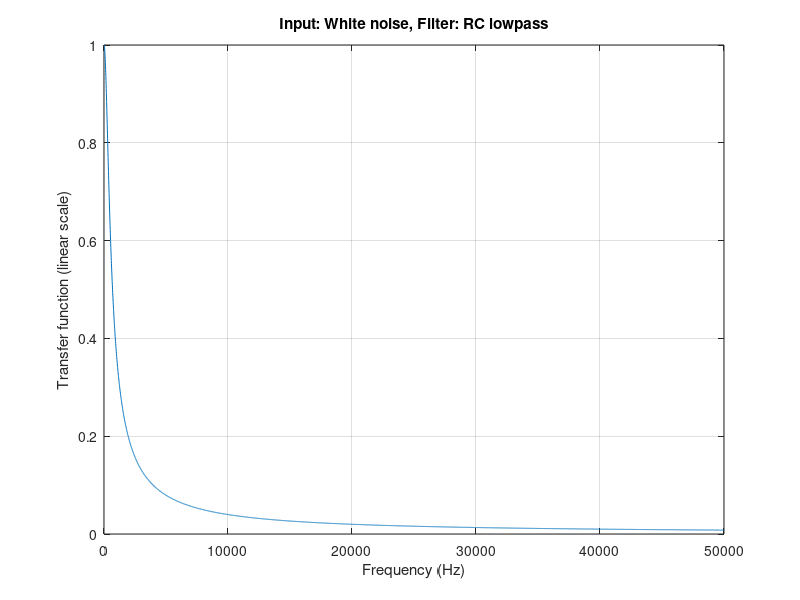
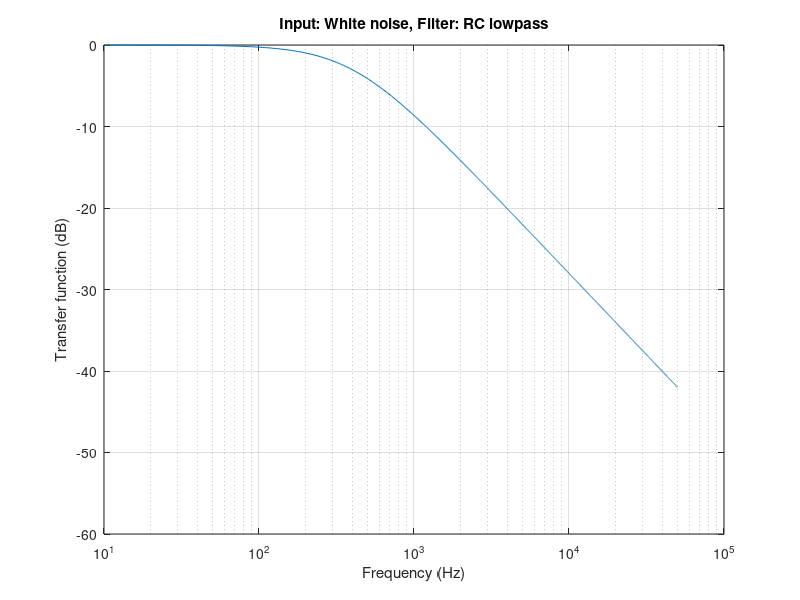
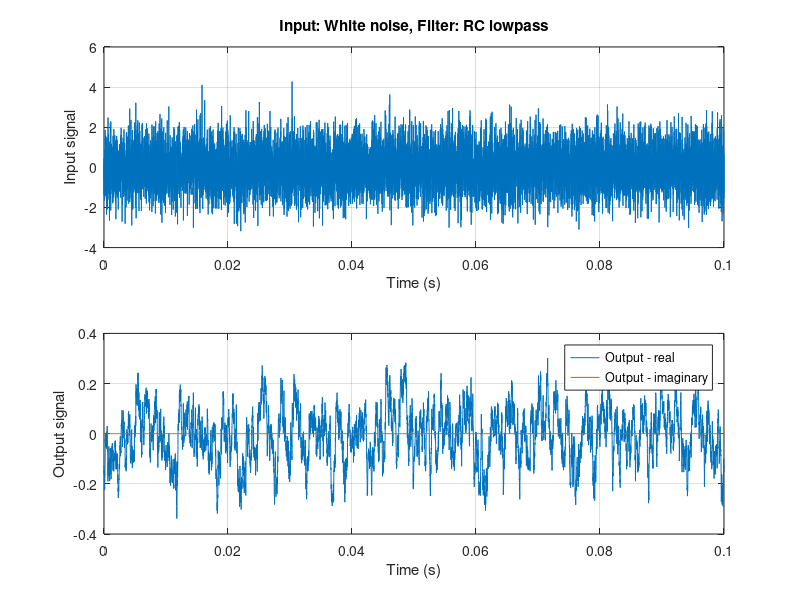
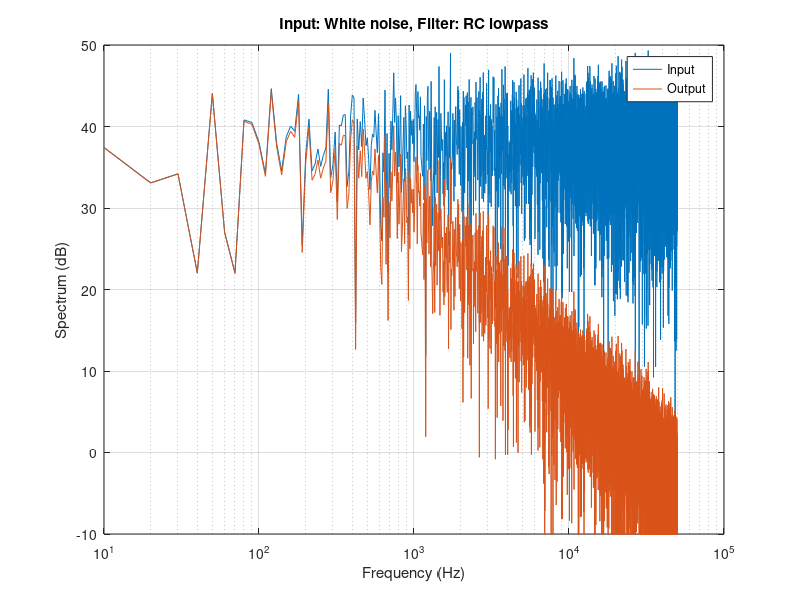

These figures' MATLAB source, in order:
function FilterSim()
%Example for NPSC2001 lecture that simulates the effect of an electronic
%band-pass filter.
%
%Alec Duncan, 
%Physics and Astronomy
%Curtin University 
%27/8/2019

SigTypes = {'White noise', 'Pulse', 'Sweep'};
FilterTypes = {'RC lowpass',  'Brick wall lowpass', 'Raised cosine lowpass', ...
    'RLC bandpass', 'Brick wall bandpass', 'Raised cosine bandpass' };  

dT = 1e-5;   %Simulation time step (s)
TSig = 0.1;  %Signal duration (s)
NSig = round(TSig/dT); %Number of samples
SpecDynRange = 60;  %Dynamic range for spectrum plots (dB)

%Make sure we have an even number of points
if rem(NSig, 2) ~= 0
    NSig = NSig + 1;
end

NFFT = NSig;
SigmaSignal = 1;   %Signal rms amplitude


%Choose filter type
FilterOpt = menu('Filter type:', FilterTypes);
FilterType = FilterTypes{FilterOpt};
   
%Choose signal type
SigOpt = menu('Input signal type:', SigTypes);
SigType = SigTypes{SigOpt};
    
%Create the required signal


TVec = (0:NSig-1)*dT;
switch SigType
    case 'White noise' 
        XSig = randn(1, NSig) * SigmaSignal;  %Input signal
    case 'Pulse'
        PulseDelay = 5e-3; %(s)
        PulseLength = 10e-3; %(s)
        XSig = zeros(1, NSig);
        InSig = (TVec >= PulseDelay) & (TVec <= PulseDelay+PulseLength);
        XSig(InSig) = SigmaSignal;
    case 'Sweep'
        %Instantaneous angular frequency is Omega = dPhi/dt
        %So the argument of the sin is Phi = Integral(Omega).dt
        %This results in a division by 2 in the argument that you might not expect
        FMin = 100;
        FMax = 40000;
        Arg = 2*pi*(FMin*TVec + (FMax - FMin)*TVec.^2 / (2*TVec(end)));
        XSig = sqrt(2)*SigmaSignal * sin(Arg);
end
    

%Calculate the filter transfer function for positive frequencies
%Do this at the frequencies we need for the FFT
dF = 1/(NSig*dT);
FVec1 = (0:NSig/2)*dF;         %Frequency vector for positive frequencies
Omega = 2*pi*FVec1;

switch FilterType    
    case 'RC lowpass'
        %Circuit is a series resistor and a parallel capacitor
        Rs = 200000;   %Series resistance (Ohms)
        Cp = 2e-9;     %Parallel capacitance (Farads)
        Av = 1./(1 + 1i*Omega*Rs*Cp);
        
    case 'Brick wall lowpass'
        Fc = 400;  %Cutoff frequency (Hz)
        Av = zeros(1, length(FVec1));
        %Easiest to do this using logical indexing
        IsBelowCutoff = (FVec1 <= Fc);
        Av(IsBelowCutoff) = 1;
        
    case 'Raised cosine lowpass'
        Fc = 400;  % Actually the - 6 dB point
        Av = zeros(1, length(FVec1));
        UseCosine = FVec1 <= 2*Fc;
        Av(UseCosine) = 0.5*(1 + cos(pi*FVec1(UseCosine)/(2*Fc)));
        
    case 'RLC bandpass'
        %Circuit is a series resistor shunted by a parallel tuned circuit - same as first PHYS2004 lab
        Rs = 200000;   %Series resistance (Ohms)
        Rp = 150000;   %Parallel resistance (Ohms)
        Lp = 0.3;      %Parallel inductance (Henrys)
        Cp = 10e-9;     %Parallel capacitance (Farads)
        Av = 1i*Omega*Lp/Rs ./ ((1 - Omega.^2*Lp*Cp) + 1i*Omega*Lp*(1/Rp + 1/Rs));


    case 'Brick wall bandpass'
        FMin = 2800;
        FMax = 3000;
        Av = zeros(1, length(FVec1));
        %Easiest to do this using logical indexing
        IsInBand = (FVec1 >= FMin) & (FVec1 <= FMax);
        Av(IsInBand) = 1; 
        
    case 'Raised cosine bandpass'
        FMin = 2800;  %These will be the -6 dB points
        FMax = 3000;
        Av = zeros(1, length(FVec1));
        F0 = (FMin + FMax)/2;
        BWidth = FMax - FMin;
        IsInBand = (FVec1 >= F0-BWidth) & (FVec1 <= F0+BWidth);
        Av(IsInBand) = 0.5 *(1 + cos(pi*(FVec1(IsInBand) - F0)/BWidth));
end

%Make the full frequency vector that includes the negative frequencies
%and the corresponding transfer function.  Remember the negative frequency
%values have to be complex conjugates of the corresponding positive
%frequency values.
FVecAll = [FVec1 -fliplr(FVec1(2:end-1))];
AvAll = [Av conj(fliplr(Av(2:end-1)))];


XSpec = fft(XSig);  %Calculate the spectrum of the signal

YSpec = XSpec .* AvAll;  %Multiply by the transfer function

YSig = ifft(YSpec);  %Finally inverse fft to get the fitered signal

TitleTxt = ['Input: ' SigType ', Filter: ' FilterType];

%Plot the filter transfer - first on linear axes
figure(1);
clf;
hold on;
plot(FVec1, abs(Av))
ylabel('Transfer function (linear scale)');
title(TitleTxt);
xlabel('Frequency (Hz)');
grid on;
box on;


figure(2);
clf;
hold on;
PltVals = 20*log10(abs(Av));
MaxPltVal = ceil(max(PltVals)/10)*10; %Round to nxt highest multiple of 10 dB
MinPltVal = MaxPltVal-SpecDynRange;
IsBad = isinf(PltVals) | isnan(PltVals);
PltVals(IsBad) = MinPltVal;
plot(FVec1, PltVals)
ylabel('Transfer function (dB)');
title(TitleTxt);
xlabel('Frequency (Hz)');
set(gca, 'XScale', 'log')
set(gca, 'YLim', [MinPltVal MaxPltVal]);
grid on;
box on;


%Plot up the time domain signals
figure(3);
clf
subplot(2,1,1);
hold on;
plot(TVec, XSig);
grid on;
box on;
ylabel('Input signal');
xlabel('Time (s)');
title(TitleTxt);


subplot(2,1,2);
hold on;
%YSig should theoretically be real but rounding error will result in it
%having a small imaginary part.  It is a good idea to plot this to make
%sure it is small.  If it isn't it means there is a problem with the way
%the transfer function has been extended to include negative frequencies.
%This has saved me many times, including this time!
plot(TVec, real(YSig));
plot(TVec, imag(YSig));
legend('Output - real', 'Output - imaginary');
grid on;
box on;
ylabel('Output signal');
xlabel('Time (s)');




%And their spectra (positive frequencies only)
IndPos = 1:NFFT/2+1;

figure(4);
clf;
hold on;
PltVals = 20*log10(abs(XSpec(IndPos)));
MaxPltVal = ceil(max(PltVals)/10)*10; %Round to next highest multiple of 10 dB
MinPltVal = MaxPltVal-SpecDynRange;

YPltVals = 20*log10(abs(YSpec(IndPos)));
IsBad = isnan(YPltVals) | isinf(YPltVals);
YPltVals(IsBad) = MinPltVal;

plot(FVec1, PltVals)
plot(FVec1, YPltVals)
ylabel('Spectrum (dB)');
title(TitleTxt);
xlabel('Frequency (Hz)');
legend('Input', 'Output')
set(gca, 'XScale', 'log')
set(gca, 'YLim', [MinPltVal MaxPltVal]);
grid on;
box on;


